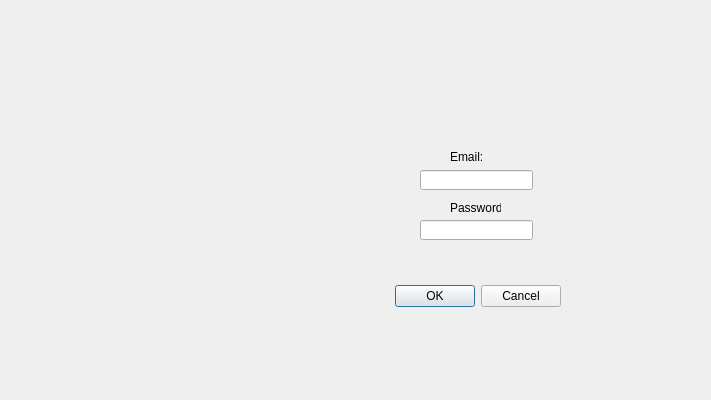
<?xml version="1.0" encoding="UTF-8"?>
<ui version="4.0">
 <class>Dialog</class>
 <widget class="QDialog" name="Dialog">
  <property name="geometry">
   <rect>
    <x>0</x>
    <y>0</y>
    <width>711</width>
    <height>400</height>
   </rect>
  </property>
  <property name="windowTitle">
   <string>Dialog</string>
  </property>
  <widget class="QDialogButtonBox" name="buttonBox">
   <property name="geometry">
    <rect>
     <x>220</x>
     <y>280</y>
     <width>341</width>
     <height>32</height>
    </rect>
   </property>
   <property name="orientation">
    <enum>Qt::Horizontal</enum>
   </property>
   <property name="standardButtons">
    <set>QDialogButtonBox::Cancel|QDialogButtonBox::Ok</set>
   </property>
  </widget>
  <widget class="QLabel" name="label23">
   <property name="geometry">
    <rect>
     <x>450</x>
     <y>150</y>
     <width>47</width>
     <height>13</height>
    </rect>
   </property>
   <property name="text">
    <string>Email:</string>
   </property>
  </widget>
  <widget class="QLineEdit" name="emailline">
   <property name="geometry">
    <rect>
     <x>420</x>
     <y>170</y>
     <width>113</width>
     <height>20</height>
    </rect>
   </property>
  </widget>
  <widget class="QLineEdit" name="passline">
   <property name="geometry">
    <rect>
     <x>420</x>
     <y>220</y>
     <width>113</width>
     <height>20</height>
    </rect>
   </property>
  </widget>
  <widget class="QLabel" name="label_2">
   <property name="geometry">
    <rect>
     <x>450</x>
     <y>200</y>
     <width>51</width>
     <height>16</height>
    </rect>
   </property>
   <property name="text">
    <string>Password:</string>
   </property>
  </widget>
 </widget>
 <resources/>
 <connections>
  <connection>
   <sender>buttonBox</sender>
   <signal>accepted()</signal>
   <receiver>Dialog</receiver>
   <slot>accept()</slot>
   <hints>
    <hint type="sourcelabel">
     <x>248</x>
     <y>254</y>
    </hint>
    <hint type="destinationlabel">
     <x>157</x>
     <y>274</y>
    </hint>
   </hints>
  </connection>
  <connection>
   <sender>buttonBox</sender>
   <signal>rejected()</signal>
   <receiver>Dialog</receiver>
   <slot>reject()</slot>
   <hints>
    <hint type="sourcelabel">
     <x>316</x>
     <y>260</y>
    </hint>
    <hint type="destinationlabel">
     <x>286</x>
     <y>274</y>
    </hint>
   </hints>
  </connection>
 </connections>
</ui>
